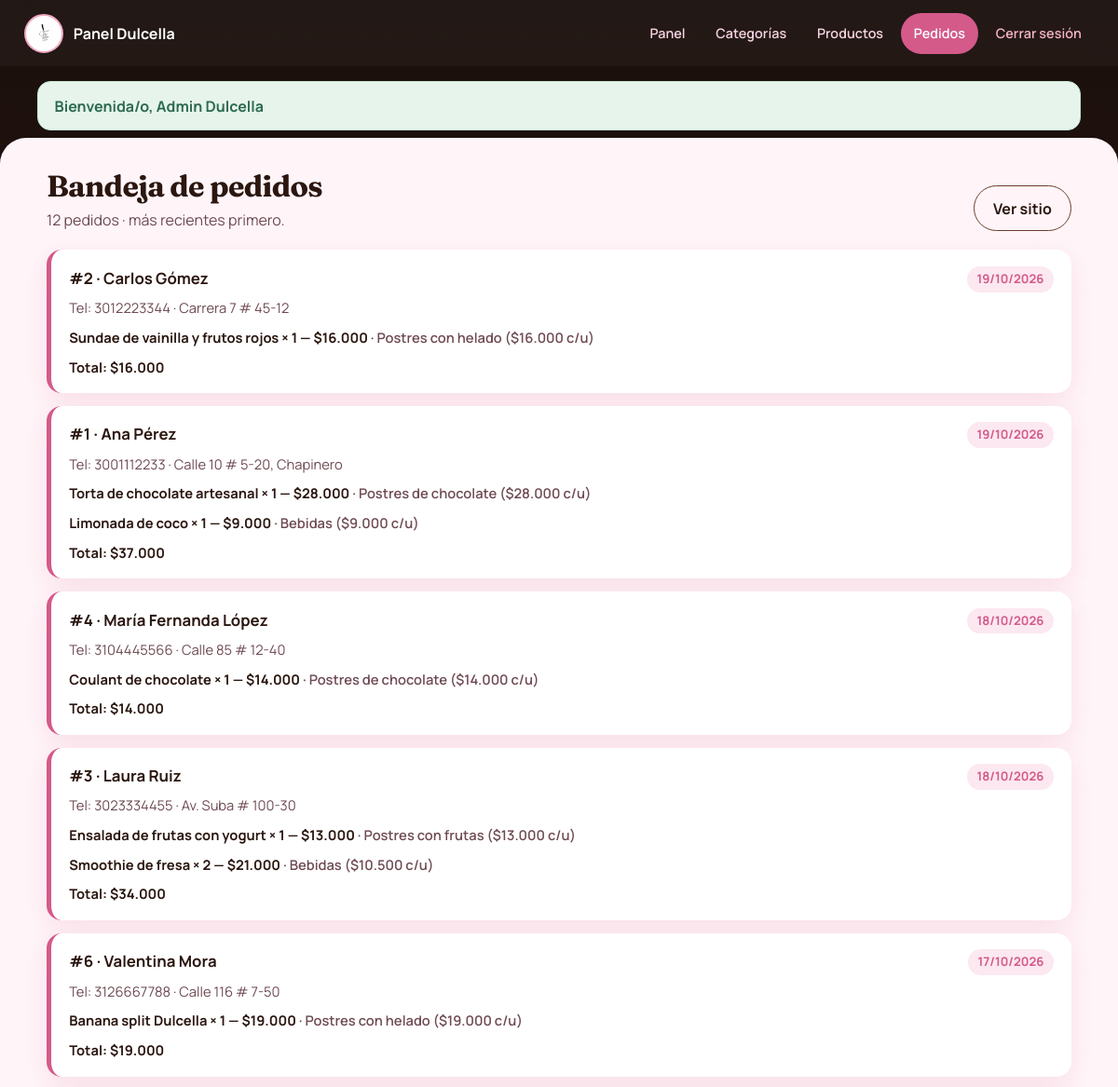
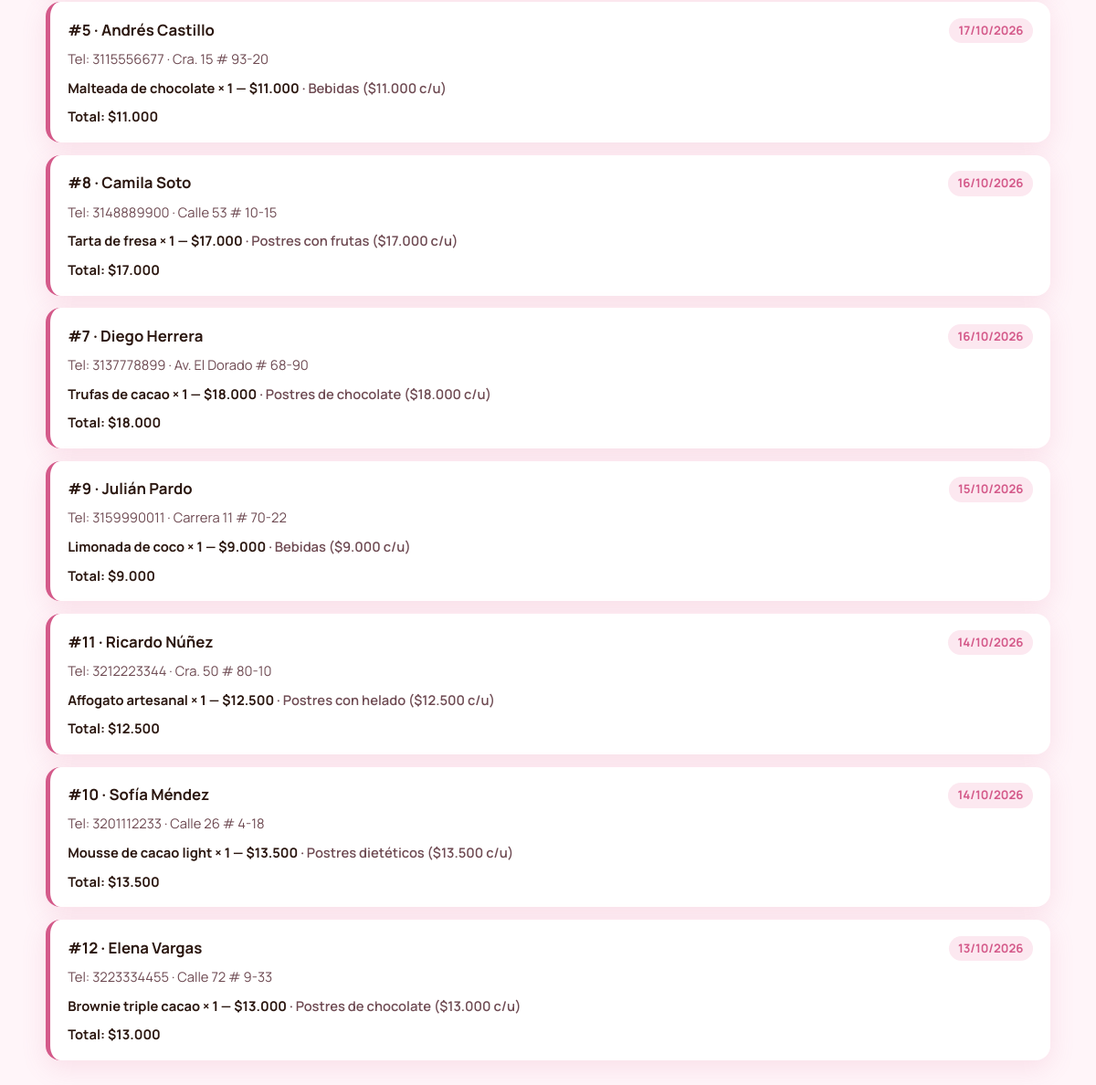
The app's page /admin/pedidos.php (signed in) with its own data (2 pictures, top to bottom).
### tables this page shows
CREATE TABLE pedido (
  id_pedido INT UNSIGNED AUTO_INCREMENT PRIMARY KEY,
  nombre_cliente VARCHAR(100) NOT NULL,
  telefono_cliente VARCHAR(20) NOT NULL,
  direccion_entrega VARCHAR(255) NOT NULL,
  fecha DATE NOT NULL,
  total DECIMAL(10,2) NOT NULL DEFAULT 0.00
);

CREATE TABLE pedido_detalle (
  id_detalle INT UNSIGNED AUTO_INCREMENT PRIMARY KEY,
  id_pedido INT UNSIGNED NOT NULL,
  id_producto INT UNSIGNED NOT NULL,
  cantidad SMALLINT UNSIGNED NOT NULL DEFAULT 1,
  precio_unitario DECIMAL(10,2) NOT NULL,
  FOREIGN KEY (id_pedido) REFERENCES pedido(id_pedido) ON DELETE CASCADE,
  FOREIGN KEY (id_producto) REFERENCES producto(id_producto),
  UNIQUE KEY uk_pedido_producto (id_pedido, id_producto)
);

CREATE TABLE producto (
  id_producto INT UNSIGNED AUTO_INCREMENT PRIMARY KEY,
  nombre VARCHAR(150) NOT NULL,
  precio DECIMAL(10,2) NOT NULL,
  descripcion TEXT NULL,
  disponible TINYINT(1) NOT NULL DEFAULT 1,
  foto_url VARCHAR(255) NULL,
  id_categoria INT UNSIGNED NOT NULL,
  FOREIGN KEY (id_categoria) REFERENCES categoria(id_categoria)
);

CREATE TABLE categoria (
  id_categoria INT UNSIGNED AUTO_INCREMENT PRIMARY KEY,
  nombre VARCHAR(100) NOT NULL UNIQUE
);

### includes/funciones.php (called while the page is built, shortened)
<?php
function e(string $texto): string
{
    return htmlspecialchars($texto, ENT_QUOTES, 'UTF-8');
}
function formatearPrecio($precio): string
{
    return '$' . number_format((float) $precio, 0, ',', '.');
}

### admin/pedidos.php (the view, shortened to what this page needs)
<?php
require_once __DIR__ . '/../includes/conexion.php';
require_once __DIR__ . '/../includes/funciones.php';
$pedidos = $mysqli->query(
    'SELECT * FROM pedido ORDER BY fecha DESC, id_pedido DESC'
)->fetch_all(MYSQLI_ASSOC);
$detallesPorPedido = [];
if ($pedidos) {
    $detalles = $mysqli->query(
        'SELECT d.id_pedido, d.cantidad, d.precio_unitario,
                pr.nombre AS producto, c.nombre AS categoria
         FROM pedido_detalle d
         INNER JOIN producto pr ON pr.id_producto = d.id_producto
         INNER JOIN categoria c ON c.id_categoria = pr.id_categoria
         ORDER BY d.id_detalle'
    )->fetch_all(MYSQLI_ASSOC);
    foreach ($detalles as $d) {
        $detallesPorPedido[(int) $d['id_pedido']][] = $d;
    }
}
require __DIR__ . '/../includes/header_admin.php';
?>
<div class="page-head">
  <div>
    <h1>Bandeja de pedidos</h1>
    <p><?= count($pedidos) ?> pedido<?= count($pedidos) === 1 ? '' : 's' ?> · más recientes primero.</p>
  </div>
  <a class="btn btn-outline" href="../index.php" target="_blank" rel="noopener">Ver sitio</a>
</div>
<?php if (!$pedidos): ?>
  <div class="vacio">Aún no hay pedidos.</div>
<?php else: ?>
  <div class="bandeja">
    <?php foreach ($pedidos as $pe): ?>
      <article class="bandeja-item">
        <div class="bandeja-top">
          <strong>#<?= (int) $pe['id_pedido'] ?> · <?= e($pe['nombre_cliente']) ?></strong>
          <span><?= e(date('d/m/Y', strtotime($pe['fecha']))) ?></span>
        </div>
        <p>Tel: <?= e($pe['telefono_cliente']) ?> · <?= e($pe['direccion_entrega']) ?></p>
        <?php foreach ($detallesPorPedido[(int) $pe['id_pedido']] ?? [] as $d): ?>
          <p class="producto-linea">
            <?= e($d['producto']) ?> × <?= (int) $d['cantidad'] ?> — <?= formatearPrecio((float) $d['precio_unitario'] * (int) $d['cantidad']) ?>
            <span style="color:var(--muted);font-weight:600;"> · <?= e($d['categoria']) ?> (<?= formatearPrecio($d['precio_unitario']) ?> c/u)</span>
          </p>
        <?php endforeach; ?>
        <p class="producto-linea">Total: <?= formatearPrecio($pe['total']) ?></p>
      </article>
    <?php endforeach; ?>
  </div>
<?php endif; ?>
</main>
</body>
</html>

### css/estilos.css (style rules this page uses)
:root { --cacao: #1a0f0c; --choco: #2b1710; --choco-medio: #4a2a1c; --choco-suave: #6b3f2a; --rosa: #f0a8c4; --rosa-medio: #e87aa6; --rosa-fuerte: #d45a8a; --rosa-blush: #fce8f0; --rosa-niebla: #f7d4e4; --marfil: #fff5f9; --blanco: #ffffff; --texto: #1f1210; --muted: #6e4a52; --ok: #2d6a4f; --error: #9b1c3a; --sombra: 0 18px 50px rgba(26, 15, 12, 0.18); --sombra-suave: 0 8px 28px rgba(212, 90, 138, 0.14); --radio: 22px; --ease: cubic-bezier(0.22, 1, 0.36, 1); --pad-x: clamp(0.85rem, 3.5vw, 1.6rem); --contenedor: min(1120px, calc(100% - 2 * var(--pad-x))); --topbar-h: 4.25rem; }
* { box-sizing: border-box; margin: 0; padding: 0; }
html { scroll-behavior: smooth; -webkit-text-size-adjust: 100%; overflow-x: clip; }
body { font-family: "Manrope", system-ui, sans-serif; color: var(--texto); background: radial-gradient(ellipse 80% 50% at 0% -10%, rgba(232, 122, 166, 0.28), transparent 55%), radial-gradient(ellipse 60% 40% at 100% 0%, rgba(43, 23, 16, 0.12), transparent 50%), radial-gradient(circle at 50% 100%, rgba(240, 168, 196, 0.18), transparent 45%), linear-gradient(165deg, #2b1710 0%, #3d2218 12%, #fce8f0 12.05%, #fff5f9 55%, #f7d4e4 100%); min-height: 100vh; min-height: 100dvh; line-height: 1.5; overflow-x: clip; }
h1, h2, h3, .brand-text strong, .hero-brand { font-family: "Fraunces", Georgia, serif; font-optical-sizing: auto; letter-spacing: -0.02em; }
a { color: inherit; text-decoration: none; }
.btn { display: inline-flex; align-items: center; justify-content: center; gap: 0.35rem; padding: 0.72rem 1.25rem; border-radius: 999px; border: none; font: inherit; font-weight: 700; cursor: pointer; min-height: 44px; transition: transform 0.18s var(--ease), background 0.18s, box-shadow 0.18s; }
.btn-outline { background: transparent; color: var(--choco); border: 1.5px solid var(--choco-suave); }
body.admin { background: linear-gradient(180deg, var(--cacao) 0%, var(--choco) 28%, var(--rosa-blush) 28.1%); }
.admin-main > .page-head, .admin-main > .metricas, .admin-main > .toolbar, .admin-main > .tabla-wrap, .admin-main > .panel-form, .admin-main > .bandeja, .admin-main > .flash, .admin-main > .vacio, .admin-main > p, .admin-main > .admin-atajos { width: min(1100px, 100%); margin-left: auto; margin-right: auto; }
.page-head { display: flex; flex-wrap: wrap; justify-content: space-between; align-items: end; gap: 1rem; margin-bottom: 1.25rem; }
.page-head h1 { font-size: clamp(1.55rem, 4vw, 2rem); color: var(--choco); }
.page-head p { color: var(--muted); }
.page-head .btn { width: 100%; }
.bandeja { display: flex; flex-direction: column; gap: 0.85rem; }
.bandeja-item { background: var(--blanco); border-radius: 16px; padding: 1.1rem 1.2rem; box-shadow: var(--sombra-suave); border-left: 5px solid var(--rosa-fuerte); display: grid; gap: 0.35rem; transition: transform 0.2s var(--ease); }
.bandeja-top { display: flex; justify-content: space-between; gap: 0.75rem; flex-wrap: wrap; align-items: flex-start; }
.bandeja-top strong { color: var(--choco); font-size: 1.05rem; word-break: break-word; }
.bandeja-top span { color: var(--rosa-fuerte); font-size: 0.82rem; font-weight: 700; background: var(--rosa-blush); padding: 0.25rem 0.65rem; border-radius: 999px; flex-shrink: 0; }
.bandeja-item p { color: var(--muted); font-size: 0.92rem; word-break: break-word; }
.bandeja-item .producto-linea { color: var(--choco); font-weight: 700; margin-top: 0.25rem; }
@media (min-width: 640px) { .page-head .btn { width: auto; } }

### records on screen
pedido: id_pedido "2", nombre_cliente "Carlos Gómez", fecha "19/10/2026", telefono_cliente "3012223344", direccion_entrega "Carrera 7 # 45-12", total "$16.000"
pedido_detalle: id_producto.nombre "Sundae de vainilla y frutos rojos", cantidad "1", formatearPrecio((float) $d['precio_unitario'] * (int) $d['cantidad']) "$16.000", categoria.nombre "Postres con helado", precio_unitario "$16.000"
pedido: id_pedido "1", nombre_cliente "Ana Pérez", fecha "19/10/2026", telefono_cliente "3001112233", direccion_entrega "Calle 10 # 5-20, Chapinero", total "$37.000"
pedido_detalle: id_producto.nombre "Torta de chocolate artesanal", cantidad "1", formatearPrecio((float) $d['precio_unitario'] * (int) $d['cantidad']) "$28.000", categoria.nombre "Postres de chocolate", precio_unitario "$28.000"
pedido_detalle: id_producto.nombre "Limonada de coco", cantidad "1", formatearPrecio((float) $d['precio_unitario'] * (int) $d['cantidad']) "$9.000", categoria.nombre "Bebidas", precio_unitario "$9.000"
pedido: id_pedido "4", nombre_cliente "María Fernanda López", fecha "18/10/2026", telefono_cliente "3104445566", direccion_entrega "Calle 85 # 12-40", total "$14.000"
pedido_detalle: id_producto.nombre "Coulant de chocolate", cantidad "1", formatearPrecio((float) $d['precio_unitario'] * (int) $d['cantidad']) "$14.000", categoria.nombre "Postres de chocolate", precio_unitario "$14.000"
pedido: id_pedido "3", nombre_cliente "Laura Ruiz", fecha "18/10/2026", telefono_cliente "3023334455", direccion_entrega "Av. Suba # 100-30", total "$34.000"
pedido_detalle: id_producto.nombre "Ensalada de frutas con yogurt", cantidad "1", formatearPrecio((float) $d['precio_unitario'] * (int) $d['cantidad']) "$13.000", categoria.nombre "Postres con frutas", precio_unitario "$13.000"
pedido_detalle: id_producto.nombre "Smoothie de fresa", cantidad "2", formatearPrecio((float) $d['precio_unitario'] * (int) $d['cantidad']) "$21.000", categoria.nombre "Bebidas", precio_unitario "$10.500"
pedido: id_pedido "6", nombre_cliente "Valentina Mora", fecha "17/10/2026", telefono_cliente "3126667788", direccion_entrega "Calle 116 # 7-50", total "$19.000"
pedido_detalle: id_producto.nombre "Banana split Dulcella", cantidad "1", formatearPrecio((float) $d['precio_unitario'] * (int) $d['cantidad']) "$19.000", categoria.nombre "Postres con helado", precio_unitario "$19.000"
pedido: id_pedido "5", nombre_cliente "Andrés Castillo", fecha "17/10/2026", telefono_cliente "3115556677", direccion_entrega "Cra. 15 # 93-20", total "$11.000"
pedido_detalle: id_producto.nombre "Malteada de chocolate", cantidad "1", formatearPrecio((float) $d['precio_unitario'] * (int) $d['cantidad']) "$11.000", categoria.nombre "Bebidas", precio_unitario "$11.000"
pedido: id_pedido "8", nombre_cliente "Camila Soto", fecha "16/10/2026", telefono_cliente "3148889900", direccion_entrega "Calle 53 # 10-15", total "$17.000"
pedido_detalle: id_producto.nombre "Tarta de fresa", cantidad "1", formatearPrecio((float) $d['precio_unitario'] * (int) $d['cantidad']) "$17.000", categoria.nombre "Postres con frutas", precio_unitario "$17.000"
pedido: id_pedido "7", nombre_cliente "Diego Herrera", fecha "16/10/2026", telefono_cliente "3137778899", direccion_entrega "Av. El Dorado # 68-90", total "$18.000"
pedido_detalle: id_producto.nombre "Trufas de cacao", cantidad "1", formatearPrecio((float) $d['precio_unitario'] * (int) $d['cantidad']) "$18.000", categoria.nombre "Postres de chocolate", precio_unitario "$18.000"
pedido: id_pedido "9", nombre_cliente "Julián Pardo", fecha "15/10/2026", telefono_cliente "3159990011", direccion_entrega "Carrera 11 # 70-22", total "$9.000"
pedido_detalle: id_producto.nombre "Limonada de coco", cantidad "1", formatearPrecio((float) $d['precio_unitario'] * (int) $d['cantidad']) "$9.000", categoria.nombre "Bebidas", precio_unitario "$9.000"
pedido: id_pedido "11", nombre_cliente "Ricardo Núñez", fecha "14/10/2026", telefono_cliente "3212223344", direccion_entrega "Cra. 50 # 80-10", total "$12.500"
pedido_detalle: id_producto.nombre "Affogato artesanal", cantidad "1", formatearPrecio((float) $d['precio_unitario'] * (int) $d['cantidad']) "$12.500", categoria.nombre "Postres con helado", precio_unitario "$12.500"
pedido: id_pedido "10", nombre_cliente "Sofía Méndez", fecha "14/10/2026", telefono_cliente "3201112233", direccion_entrega "Calle 26 # 4-18", total "$13.500"
pedido_detalle: id_producto.nombre "Mousse de cacao light", cantidad "1", formatearPrecio((float) $d['precio_unitario'] * (int) $d['cantidad']) "$13.500", categoria.nombre "Postres dietéticos", precio_unitario "$13.500"
pedido: id_pedido "12", nombre_cliente "Elena Vargas", fecha "13/10/2026", telefono_cliente "3223334455", direccion_entrega "Calle 72 # 9-33", total "$13.000"
pedido_detalle: id_producto.nombre "Brownie triple cacao", cantidad "1", formatearPrecio((float) $d['precio_unitario'] * (int) $d['cantidad']) "$13.000", categoria.nombre "Postres de chocolate", precio_unitario "$13.000"

### other values on screen
$flash['texto'] "Bienvenida/o, Admin Dulcella"
count($pedidos) "12"
